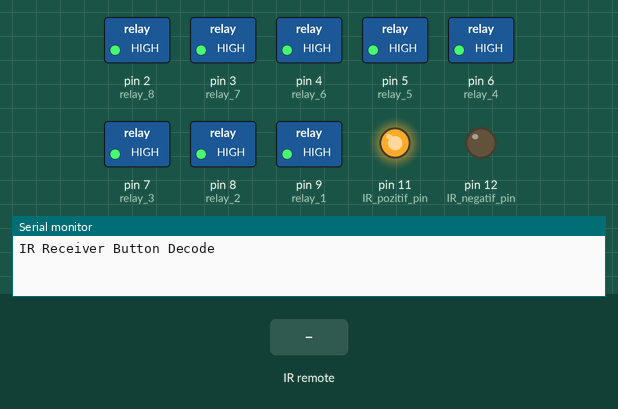
This sketch was run on a simulated Arduino Uno, built with avr-gcc and run on an emulated ATmega328P. Shown: switched loads named in the sketch (green lamp = pin HIGH), output pins drawn as LEDs (lit = HIGH), the last lines printed to the serial monitor. Inputs (shaded band) come from the test bench.

Above: at 1.2 s.
1.3 s: infrared code 0xFF6897 received
At 2.2 s:
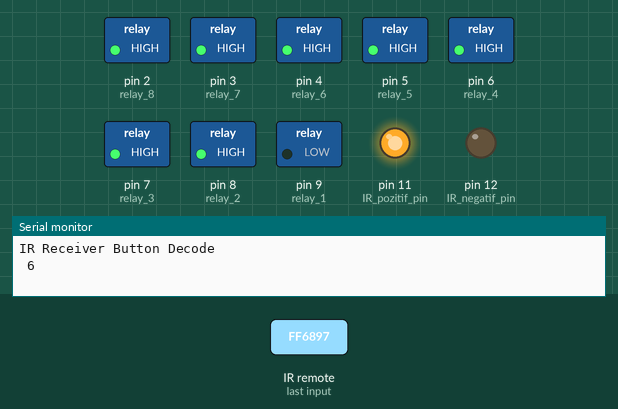
3.3 s: infrared code 0xFF18E7 received
At 4.9 s:
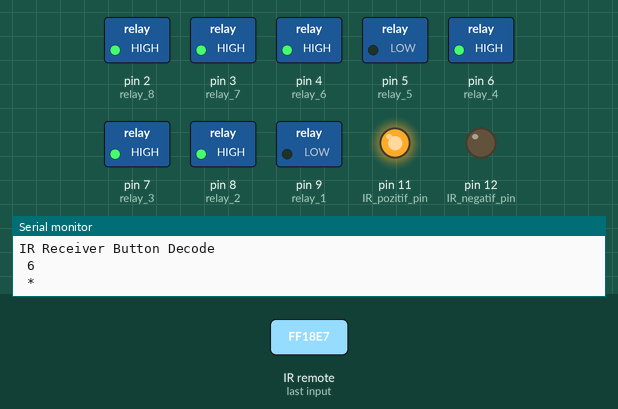
5.3 s: infrared code 0xFF10EF received
At 6.4 s:
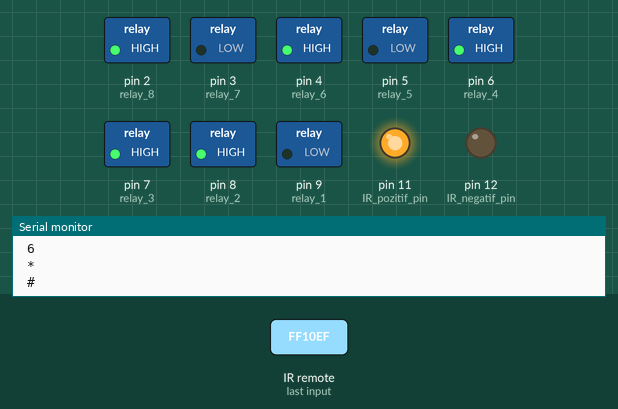
7.3 s: infrared code 0xFF38C7 received
At 9.0 s:
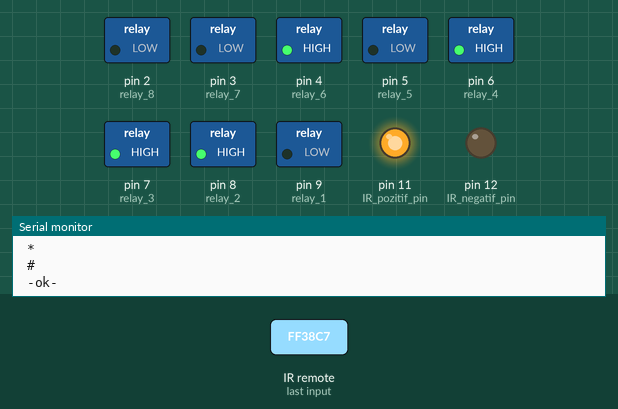
9.3 s: infrared code 0xFF42BD received
At 10.7 s:
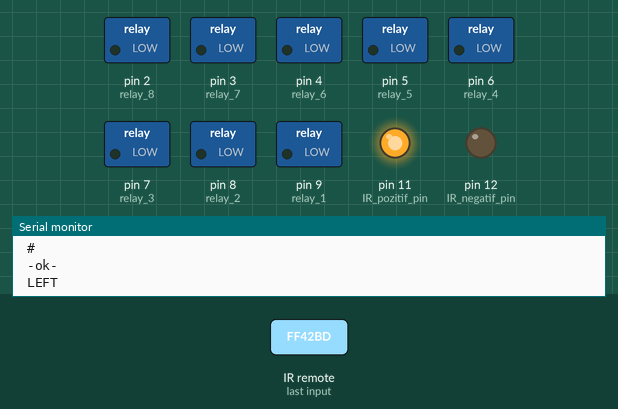
11.3 s: infrared code 0xFF9867 received
At 12.2 s:
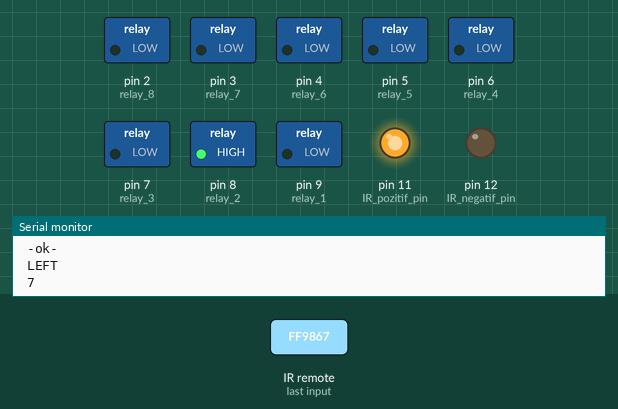
Timing chart, 0 to 14.3 s (numbered marks = the images above; inputs shaded):
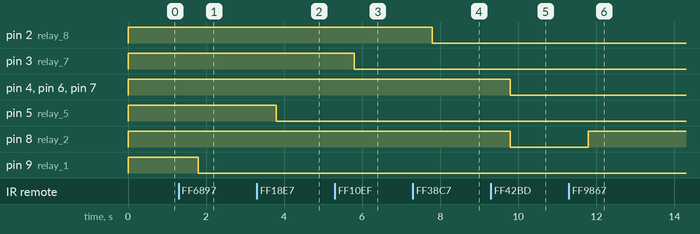

The sketch:

IR.ino
```cpp
#include "IRremote.h"
int receiver = 10;
int IR_pozitif_pin = 11;
int IR_negatif_pin = 12;
int relay_1 = 9;
int relay_2 = 8;
int relay_3 = 7;
int relay_4 = 6;
int relay_5 = 5;
int relay_6 = 4;
int relay_7 = 3;
int relay_8 = 2;
IRrecv irrecv(receiver);
decode_results results;
void setup()
{
  pinMode(IR_negatif_pin, OUTPUT);
  pinMode(IR_pozitif_pin, OUTPUT);
  pinMode(relay_1, OUTPUT);
  pinMode(relay_2, OUTPUT);
  pinMode(relay_3, OUTPUT);
  pinMode(relay_4, OUTPUT);
  pinMode(relay_5, OUTPUT);
  pinMode(relay_6, OUTPUT);
  pinMode(relay_7, OUTPUT);
  pinMode(relay_8, OUTPUT);
  digitalWrite(relay_1, HIGH);
  digitalWrite(relay_2, HIGH);
  digitalWrite(relay_3, HIGH);
  digitalWrite(relay_4, HIGH);
  digitalWrite(relay_5, HIGH);
  digitalWrite(relay_6, HIGH);
  digitalWrite(relay_7, HIGH);
  digitalWrite(relay_8, HIGH);
  digitalWrite(IR_negatif_pin, LOW);
  digitalWrite(IR_pozitif_pin, HIGH);
  Serial.begin(9600);
  Serial.println("IR Receiver Button Decode");
  irrecv.enableIRIn();
}
void loop(){
  if (irrecv.decode(&results)) {translateIR(); irrecv.resume();}
  if (digitalRead(relay_1) == HIGH && results.value == 0xFF6897){relay_1_on (); results.value=0;}
  if (digitalRead(relay_1) == LOW && results.value == 0xFF6897){relay_1_off (); results.value=0;}
  if (digitalRead(relay_2) == HIGH && results.value == 0xFF9867){relay_2_on (); results.value=0;}
  if (digitalRead(relay_2) == LOW && results.value == 0xFF9867){relay_2_off (); results.value=0;}
  if (digitalRead(relay_3) == HIGH && results.value == 0xFFB04F){relay_3_on (); results.value=0;}
  if (digitalRead(relay_3) == LOW && results.value == 0xFFB04F){relay_3_off (); results.value=0;}
  if (digitalRead(relay_4) == HIGH && results.value == 0xFF30CF){relay_4_on (); results.value=0;}
  if (digitalRead(relay_4) == LOW && results.value == 0xFF30CF){relay_4_off (); results.value=0;}
  if (digitalRead(relay_5) == HIGH && results.value == 0xFF18E7){relay_5_on (); results.value=0;}
  if (digitalRead(relay_5) == LOW && results.value == 0xFF18E7){relay_5_off (); results.value=0;}
  if (digitalRead(relay_6) == HIGH && results.value == 0xFF7A85){relay_6_on (); results.value=0;}
  if (digitalRead(relay_6) == LOW && results.value == 0xFF7A85){relay_6_off (); results.value=0;}
  if (digitalRead(relay_7) == HIGH && results.value == 0xFF10EF){relay_7_on (); results.value=0;}
  if (digitalRead(relay_7) == LOW && results.value == 0xFF10EF){relay_7_off (); results.value=0;}
  if (digitalRead(relay_8) == HIGH && results.value == 0xFF38C7){relay_8_on (); results.value=0;}
  if (digitalRead(relay_8) == LOW && results.value == 0xFF38C7){relay_8_off (); results.value=0;}
  if (results.value == 0xFF42BD){yak (); results.value=0;}
  if (results.value == 0xFF52AD){sondur (); results.value=0;}
}
void translateIR(){switch(results.value)
  {
  case 0xFF629D: Serial.println(" 0"); break;
  case 0xFF22DD: Serial.println(" 2");    break;
  case 0xFF02FD: Serial.println(" 3");    break;
  case 0xFFC23D: Serial.println(" 4");   break;
  case 0xFFA857: Serial.println(" 5"); break;
  case 0xFF6897: Serial.println(" 6");    break;
  case 0xFF9867: Serial.println(" 7");    break;
  case 0xFFB04F: Serial.println(" 8");    break;
  case 0xFF30CF: Serial.println(" 9");    break;
  case 0xFF18E7: Serial.println(" *");    break;
  case 0xFF7A85: Serial.println(" ");    break;
  case 0xFF10EF: Serial.println(" #");    break;
  case 0xFF38C7: Serial.println(" -ok-");    break;
  case 0xFF5AA5: Serial.println(" REPEAT");    break;
  case 0xFF42BD: Serial.println(" LEFT");    break;
  case 0xFF4AB5: Serial.println(" RIGHT");    break;
  case 0xFF52AD: Serial.println(" REVERSE");    break;
  case 0xFFFFFFFF: Serial.println(" 0");break;
  default:
    Serial.println(" other button   ");
   }
   delay(500);
}
void relay_1_on(){digitalWrite(relay_1, LOW);}
void relay_1_off(){digitalWrite(relay_1, HIGH);}
void relay_2_on(){digitalWrite(relay_2, LOW);}
void relay_2_off(){digitalWrite(relay_2, HIGH);}
void relay_3_on(){digitalWrite(relay_3, LOW);}
void relay_3_off(){digitalWrite(relay_3, HIGH);}
void relay_4_on(){digitalWrite(relay_4, LOW);}
void relay_4_off(){digitalWrite(relay_4, HIGH);}
void relay_5_on(){digitalWrite(relay_5, LOW);}
void relay_5_off(){digitalWrite(relay_5, HIGH);}
void relay_6_on(){digitalWrite(relay_6, LOW);}
void relay_6_off(){digitalWrite(relay_6, HIGH);}
void relay_7_on(){digitalWrite(relay_7, LOW);}
void relay_7_off(){digitalWrite(relay_7, HIGH);}
void relay_8_on(){digitalWrite(relay_8, LOW);}
void relay_8_off(){digitalWrite(relay_8, HIGH);}
void yak(){
  digitalWrite(relay_1, LOW);
  digitalWrite(relay_2, LOW);
  digitalWrite(relay_3, LOW);
  digitalWrite(relay_4, LOW);
  digitalWrite(relay_5, LOW);
  digitalWrite(relay_6, LOW);
  digitalWrite(relay_7, LOW);
  digitalWrite(relay_8, LOW);
}
void sondur(){
  digitalWrite(relay_1, HIGH);
  digitalWrite(relay_2, HIGH);
  digitalWrite(relay_3, HIGH);
  digitalWrite(relay_4, HIGH);
  digitalWrite(relay_5, HIGH);
  digitalWrite(relay_6, HIGH);
  digitalWrite(relay_7, HIGH);
  digitalWrite(relay_8, HIGH);
  }
```

Measured:
- after the input at 1.3 s, pin 9 (relay_1): HIGH → LOW after 0.50 s
- after the input at 3.3 s, pin 5 (relay_5): HIGH → LOW after 0.50 s
- after the input at 5.3 s, pin 3 (relay_7): HIGH → LOW after 0.50 s
- after the input at 7.3 s, pin 2 (relay_8): HIGH → LOW after 0.50 s
- after the input at 9.3 s, pin 4 (relay_6), pin 6 (relay_4), pin 7 (relay_3), pin 8 (relay_2): HIGH → LOW after 0.50 s
- after the input at 11.3 s, pin 8 (relay_2): LOW → HIGH after 0.50 s
